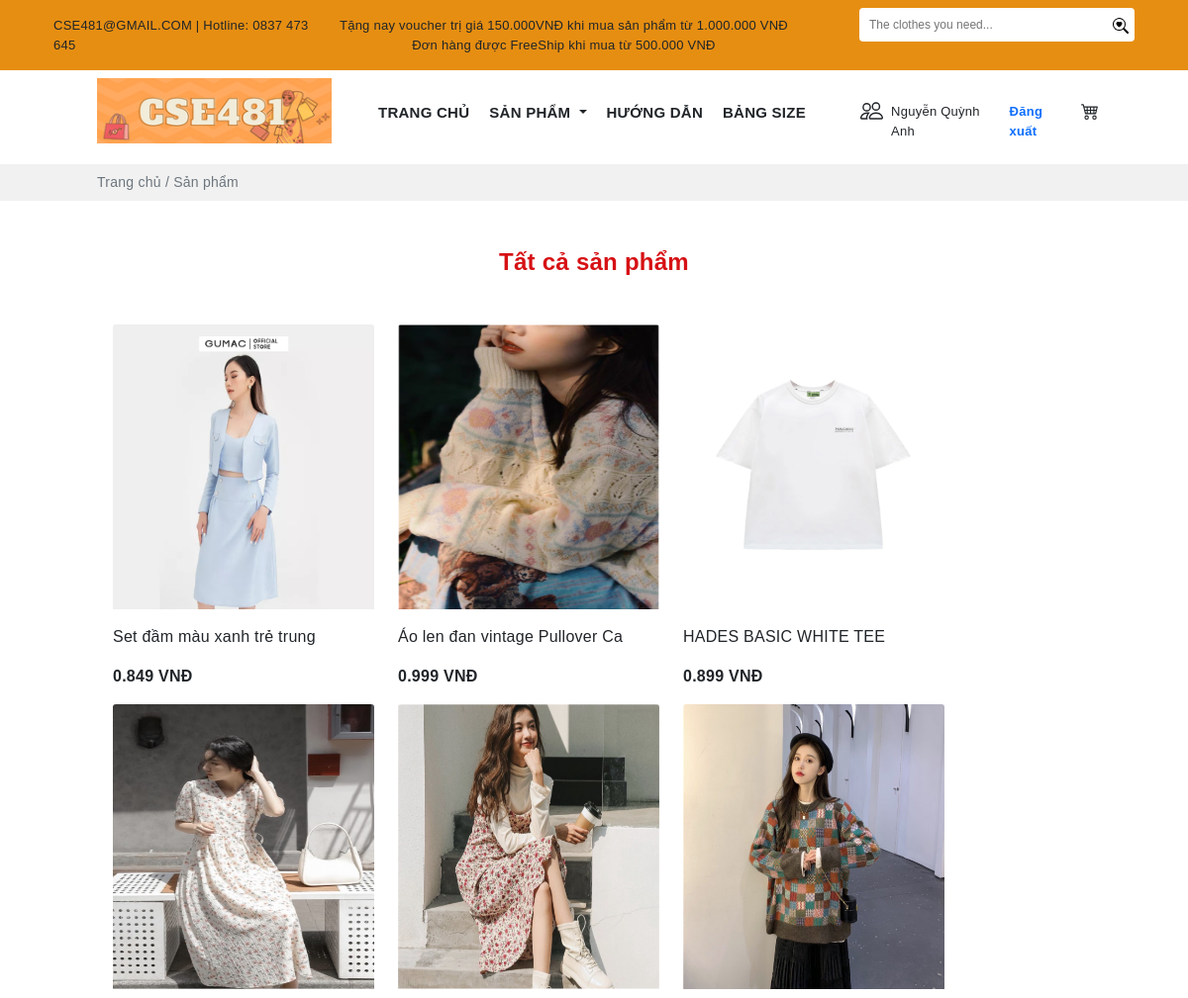
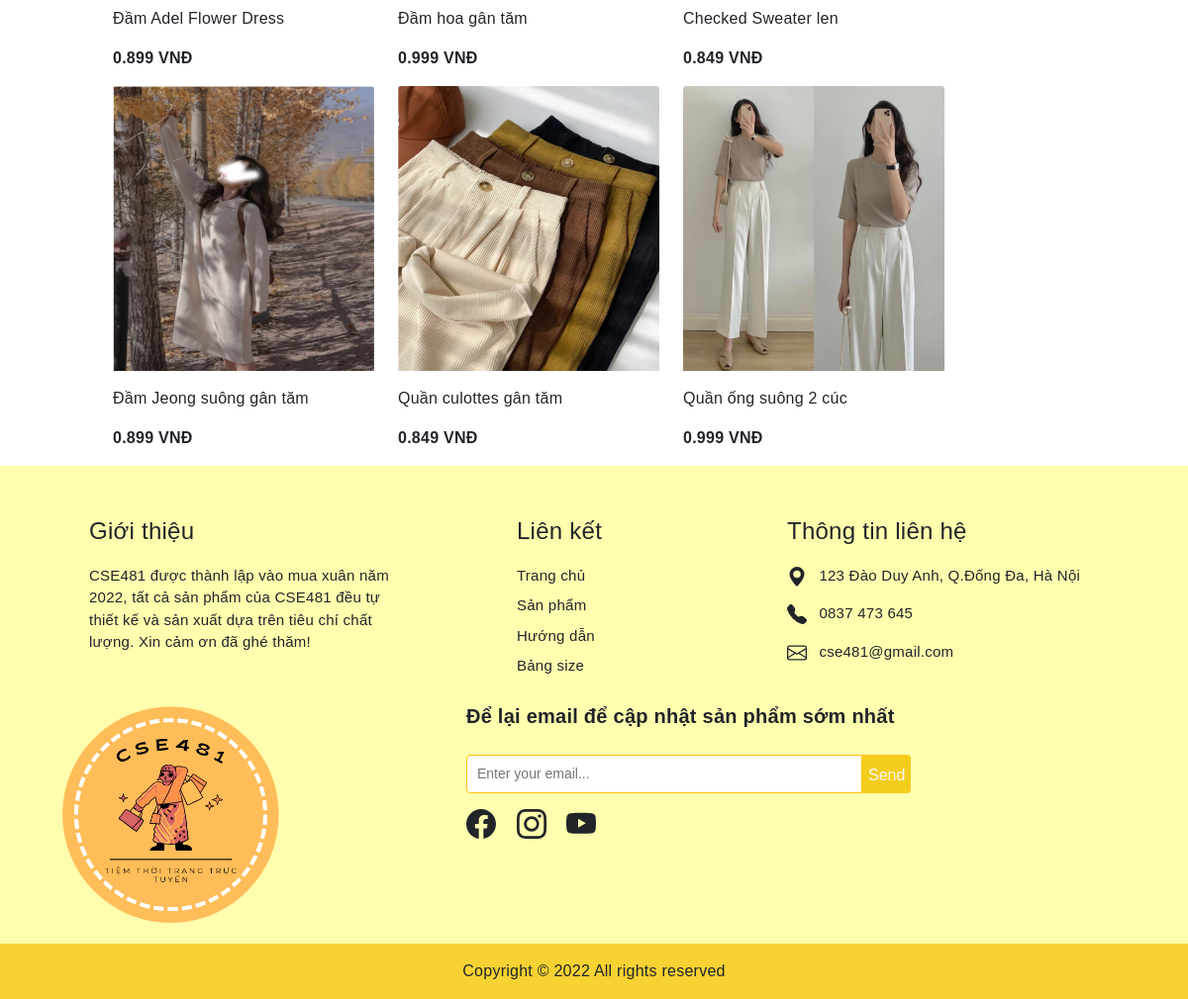
Page /product/all1.php?id=1 on the committed database (2 pictures, top to bottom).
### tables this page shows
CREATE TABLE `khachhang` (
  `MaK` int(11) NOT NULL,
  `TenK` varchar(100) DEFAULT NULL,
  `Gioitinh` varchar(10) DEFAULT NULL,
  `Ngaysinh` date DEFAULT NULL,
  `Diachi` varchar(100) DEFAULT NULL,
  `SĐT` varchar(10) DEFAULT NULL,
  `email` varchar(30) NOT NULL,
  `matkhau` varchar(50) NOT NULL
);

CREATE TABLE `sanpham` (
  `MaSP` varchar(10) NOT NULL,
  `TenSP` varchar(30) DEFAULT NULL,
  `MaLH` varchar(10) NOT NULL,
  `Giaban` double(3,3) DEFAULT NULL,
  `Gianhap` decimal(18,3) DEFAULT NULL,
  `Tylegiamgia` double(2,2) DEFAULT NULL,
  `Soluong` int(11) DEFAULT NULL,
  `Mota` varchar(500) DEFAULT NULL,
  `Trangthai` varchar(30) DEFAULT NULL,
  `img` varchar(30) DEFAULT NULL,
  `Ngaynhap` date NOT NULL
);

### product/all1.php (the view, shortened to what this page needs)
<?php include('../config/database.php');
?>
<?php
$id =$_GET['id'];
    $sql3 = "SELECT * FROM khachhang, sanpham where khachhang.MaK='$id' ";
    $result3 = mysqli_query($conn,$sql3);
    if(mysqli_num_rows($result3)>0){
        $row = mysqli_fetch_assoc($result3);
        }
    ?>
<!DOCTYPE html>
<html lang="en">
<head>
    <link rel="stylesheet" href="https://cdn.jsdelivr.net/npm/bootstrap-icons@1.7.2/font/bootstrap-icons.css">
    <link href="https://cdn.jsdelivr.net/npm/bootstrap@5.1.3/dist/css/bootstrap.min.css" rel="stylesheet"
>
    <link rel="stylesheet" href="https://cdnjs.cloudflare.com/ajax/libs/OwlCarousel2/2.3.4/assets/owl.carousel.min.css"
 />
    <link rel="stylesheet"
        href="https://cdnjs.cloudflare.com/ajax/libs/OwlCarousel2/2.3.4/assets/owl.theme.default.min.css"
 />
    <link rel="stylesheet" href="../public/style.css">
</head>
<body>
    <div class="header">
        <div class="container-fluid" style="background:#e68e12;">
            <div class="container content">
                <div class="container">
                    <div class="row">
                        <div class="col py-3" style="font-size:13px;">
                            CSE481@GMAIL.COM | Hotline: 0837 473 645
                        </div>
                        <div class="col text-nowrap my-auto" style="font-size:13px;">
                            <p class="mb-0">
                                Tặng nay voucher trị giá 150.000VNĐ khi mua sản phẩm từ 1.000.000 VNĐ
                            </p>
                            <div class="text-center mx-auto">
                                Đơn hàng được FreeShip khi mua từ 500.000 VNĐ
                            </div>
                        </div>
                        <div class="col d-flex justify-content-end">
                            <div class="">
                                <form action="" method="GET">
                                    <div class="pt-2 ms-5 d-flex">
                                        <input class="py-2 rounded-start" type="text"
                                            style="border:none;padding-left: 10px;font-size:12px;width:250px"
                                            name="namesearch" placeholder="The clothes you need...">
                                        <button type="submit" class="border-0 rounded-0 rounded-end bg-white"> </button>
                                    </div>
                                </form>
                            </div>
                        </div>
                    </div>
                </div>
            </div>
        </div>
    </div>
    <section>
        <div class="container">
            <div class="row px-5">
                <div class="col-md-3 ">
                    <img src="img/logo-hcn.png" alt="" class="mt-2 ms-2 img-fluid">
                </div>
                <div class="col-md ps-0 mt-4">
                    <div class="row">
                        <div class="col-md">
                            <ul class="nav justify-content-center">
                                <li class="nav-item fw-bold ">
                                    <a class="nav-link link-dark pe-1" style="font-size:15px" aria-current="page"
                                        href="../index1.php?id=<?php echo $row['email'];?>">TRANG CHỦ</a>
                                </li>
                                <li class="nav-item fw-bold">
                                    <a style="font-size:15px" class="pe-1 nav-link dropdown-toggle link-dark" href="#"
                                        id="navbarDarkDropdownMenuLink" role="button" data-bs-toggle="dropdown"
                                        aria-expanded="false">
                                        SẢN PHẨM
                                    </a>
                                </li>
                                <li class="nav-item fw-bold">
                                    <a class=" pe-1 nav-link link-dark" style="font-size:15px" href="../huongdan1.php?id=<?php echo $row['MaK']; ?>">HƯỚNG DẪN</a>
                                </li>
                                <li class="nav-item fw-bold">
                                    <a class="pe-1 nav-link link-dark" style="font-size:15px"href="../size1.php?id=<?php echo $row['MaK']; ?>">BẢNG SIZE</a>
                                </li>
                            </ul>
                        </div>
                        <div class="col-md-4 mt-1 d-flex">
                            <a href="../user.php?id=<?php echo $row['MaK'];?>" class="text-decoration-none link-dark">
                                <div class="d-flex">
                                    <p class="pt-1" style="font-size:13px"><?php echo $row['TenK']; ?></p>
                                </div>
                            </a>
                            <a href="logout.php" class="text-decoration-none link-dark">
                                <div class="ms-3">
                                    <p class="pt-1 fw-bold link-primary" style="font-size:13px">Đăng xuất</p>
                                </div>
                            </a>
                            <a href="../cart.php?id=<?php echo $row['MaK']?>">
                            </a>
                        </div>
                    </div>
                </div>
            </div>
        </div>
        <div class="mt-2" style="background:#f1f1f1">
            <div class="container">
                <p class="px-5 ms-2 py-2 text-muted" style="font-size:14px">Trang chủ / Sản phẩm</p>
            </div>
        </div>
    </section>
    <section>
          <div class="container">
            <div class="px-5 mt-5">
                <h4 class="mt-3 text-center fw-bold" style="color:#d61114;">
                    Tất cả sản phẩm</h4>
                <div class="row d-flex  px-4 mt-5">
                    <?php
                            $sql1 = "SELECT *, sanpham.Giaban-(sanpham.Giaban*sanpham.Tylegiamgia) as Giagiam from khachhang,sanpham where khachhang.MaK='$id'" ;
                            $res1 = mysqli_query($conn, $sql1);
                            $count1 = mysqli_num_rows($res1);
                            if($count1>0)
                            {
                                while($row=mysqli_fetch_assoc($res1))
                                {
                        ?>
                    <div class="card me-0 border-0" style="width: 18rem;">
                        <img src="../img/<?php echo $row['img'];?>" class="img-fluid card-img-top" alt="...">
                        <div class="card-body px-0">
                            <p class="card-text"><?php echo $row['TenSP']; ?></p>
                            <p class="d-inline fw-bold"><?php echo $row['Giagiam']; ?> VNĐ</p>
                        </div>
                    </div>
                    <?php
                                }
                            }
                                ?>
                </div>
            </div>
        </div>
    </section>
    <section style="background:#fffeae;">
        <div class="container">
            <div style="font-size:15px" class="row px-5">
                <div class="col-md-4  me-5">
                    <p class="fs-4 mt-5">Giới thiệu</p>
                    <p class="">CSE481 được thành lập vào mua xuân năm
                        2022, tất cả sản phẩm của CSE481 đều tự thiết kế và sản xuất dựa trên tiêu chí chất lượng. Xin
                        cảm ơn đã ghé thăm!</p>
                </div>
                <div class="col-md-3 me-5 ps-5">
                    <p class="fs-4 mt-5">Liên kết</p>
                    <a class="link-dark text-decoration-none" href="">
                        <p class="mb-2">Trang chủ</p>
                    </a>
                    <a class="link-dark text-decoration-none" href="">
                        <p class="mb-2">Sản phẩm</p>
                    </a>
                    <a class="link-dark text-decoration-none" href="">
                        <p class="mb-2">Hướng dẫn</p>
                    </a>
                    <a class="link-dark text-decoration-none" href="">
                        <p class="mb-2">Bảng size</p>
                    </a>
                </div>
                <div class="col-md">
                    <p class="fs-4 mt-5">Thông tin liên hệ</p>
                    <div class="">
                        <svg xmlns="http://www.w3.org/2000/svg" width="20" height="20" fill="currentColor"
                            class="bi bi-geo-alt-fill d-inline" viewBox="0 0 16 16">
                            <path
                                d="M8 16s6-5.686 6-10A6 6 0 0 0 2 6c0 4.314 6 10 6 10zm0-7a3 3 0 1 1 0-6 3 3 0 0 1 0 6z" />
                        </svg>
                        <p class="ms-2 d-inline">123 Đào Duy Anh, Q.Đống Đa, Hà Nội</p>
                    </div>
                    <div class="mt-3">
                        <p class="ms-2 d-inline">0837 473 645</p>
                    </div>
                    <div class="mt-3">
                        <p class="ms-2 d-inline">cse481@gmail.com</p>
                    </div>
                </div>
            </div>
            <div class="row">
                <div class="col-md-3 me-5">
                    <img class="img-fluid" src="../img/1.png" alt="">
                </div>
                <div class="col">
                    <div class="ms-5 mt-3 ps-5">
                        <p class="fs-5 fw-bold">Để lại email để cập nhật sản phẩm sớm nhất</p>
                        <div class="">
                            <form action="" method="GET">
                                <div class="pt-2 d-flex">
                                    <input class="py-2 border border-warning rounded-start" type="text"
                                        style="padding-left: 10px;font-size:14px;width:400px" name=""
                                        placeholder="Enter your email...">
                                    <button type="submit" style="background:#f4cc1c;"
                                        class="border-0 rounded-0 rounded-end link-light">
                                        <p class="mt-1 mb-0">Send</p>
                                    </button>
                                </div>
                            </form>
                        </div>
                        <div class="mt-3">
                            <a href="#" class="me-3 icon link-dark"></a>
                            <a href="#" class="me-3 icon link-dark"></a>
                            <a href="#" class="me-3 icon link-dark"></a>
                        </div>
                    </div>
                </div>
            </div>
        </div>
        <p class="text-center py-3 mb-0" style="background:#f7d232;">Copyright © 2022 All rights reserved</p>
    </section>
</body>
</html>

### public/style.css (style rules this page uses)
body { font-family: 'Trebuchet MS', sans-serif; letter-spacing: 0.25px; }
.card img { width: 288px; height: 288px; }

### rows in the picture
khachhang: TenK "Nguyễn Quỳnh Anh", sanpham.img (picture), sanpham.TenSP "Set đầm màu xanh trẻ trung", Giagiam "0.849", sanpham.TenSP "Áo len đan vintage Pullover Ca", Giagiam "0.999", sanpham.TenSP "HADES BASIC WHITE TEE", Giagiam "0.899", sanpham.TenSP "Đầm Adel Flower Dress", sanpham.TenSP "Đầm hoa gân tăm", sanpham.TenSP "Checked Sweater len", sanpham.TenSP "Đầm Jeong suông gân tăm", sanpham.TenSP "Quần culottes gân tăm", sanpham.TenSP "Quần ống suông 2 cúc"
